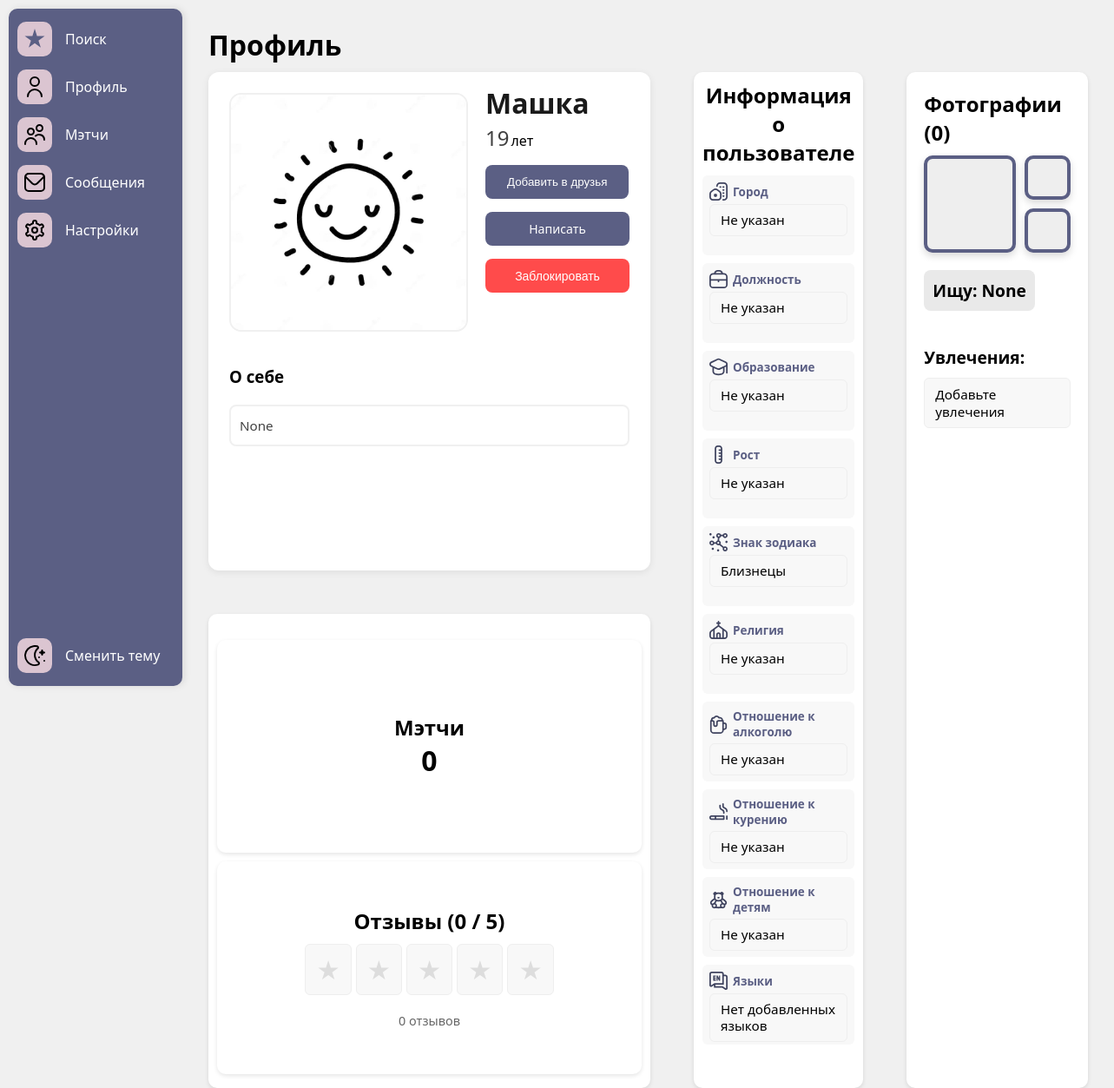
Page /profile/6/ (signed in) on the earlier database version.
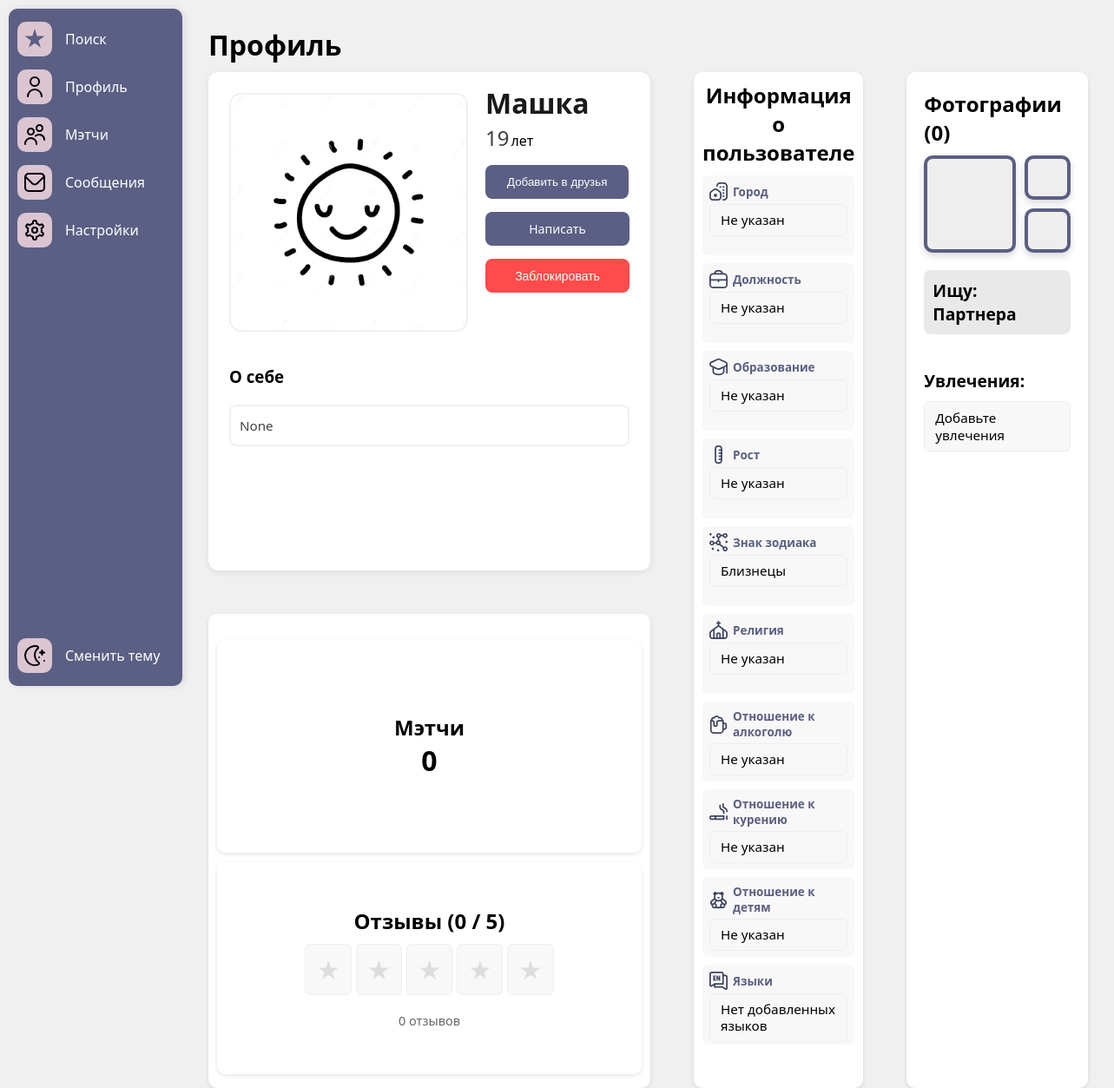
Same page on the later database version.
### authuser/models.py (models this page shows, shortened)
class User(AbstractBaseUser, PermissionsMixin): #Сам юзер
    full_name = models.CharField(max_length=100)
    email = models.EmailField(unique=True)
    is_active = models.BooleanField(default=True)
    is_staff = models.BooleanField(default=False)
    is_ai = models.BooleanField(default=False)
    objects = CustomUserManager()
    USERNAME_FIELD = 'email'
    REQUIRED_FIELDS = ['full_name']

class Profile(models.Model): #Профиль с основной инфой, отображающейся в профиле
    user = models.OneToOneField(User, on_delete=models.CASCADE, related_name='profile')
    avatar = models.ImageField(upload_to='avatars/', blank=True, null=True, default='avatars/default_avatar.jpg')
    gender = models.ForeignKey('Gender', on_delete=models.SET_NULL, blank=True, null=True)
    job = models.CharField(max_length=20, blank=True, null=True)
    birth_date = models.DateField(blank=True, null=True)
    bio = models.CharField(max_length=200, blank=True, null=True)
    city = models.ForeignKey('City', on_delete=models.SET_NULL, blank=True, null=True)
    interests = models.ManyToManyField('Interest', blank=True)
    height = models.PositiveIntegerField(blank=True, null=True)
    zodiac_sign = models.ForeignKey('Zodiac', on_delete=models.SET_NULL, blank=True, null=True)
    smoking = models.ForeignKey('Smoking', on_delete=models.SET_NULL, blank=True, null=True)
    alcohol = models.ForeignKey('Alcohol', on_delete=models.SET_NULL, blank=True, null=True)
    religion = models.ForeignKey('Religion', on_delete=models.SET_NULL, blank=True, null=True)
    education = models.ForeignKey('Education', on_delete=models.SET_NULL, blank=True, null=True)
    children = models.ForeignKey('Children', on_delete=models.SET_NULL, blank=True, null=True)
    language = models.ManyToManyField('Language', blank=True, null=True)
    relationship = models.ForeignKey('Relationship', on_delete=models.SET_NULL, blank=True, null=True)
    @property
    def age(self):
        if not self.birth_date:
            return None
        today = date.today()
        born = self.birth_date
        return today.year - born.year - ((today.month, today.day) < (born.month, born.day))

class Zodiac(models.Model):
    name = models.CharField(max_length=20, unique=True)
    def __str__(self):
        return self.name

class Relationship(models.Model):
    name = models.CharField(max_length=20, unique=True)
    def __str__(self):
        return self.name

### compatibility/views.py (the view)
# urls.py: path('profile/<int:user_id>/',user_profile, name='user_profile'),
@login_required
def user_profile(request, user_id): #Чужой профиль
    user = request.user
    if user.id == user_id: #Если айди наш, то идем на наш профиль
        return redirect('profile')
    user_prof = get_object_or_404(User, id=user_id)
    profile = get_object_or_404(Profile, user=user_prof)
    can_review = not Review.objects.filter(author=user, receiver=user_prof).exists() #Писал ли отзыв до
    reviews = Review.objects.filter(receiver=user_prof).select_related('author__profile') #Отзывы на странице
    avg_rating = reviews.aggregate(Avg('rating'))['rating__avg'] or 0 #Рейтинг
    friendship = Friendship.objects.filter(
        (Q(from_user=user, to_user=user_prof) | Q(from_user=user_prof, to_user=user)),
        status__in=['pending', 'accepted']
    ).first()
    friendship_status = friendship.status if friendship else 'none' #Проверка дружбы
    is_request_sent = friendship.from_user == user if friendship else False #Отправлен ли запрос
    friendship_id = friendship.id if friendship else None #айди дружбы. Нужно в хтмл
    if request.method == 'POST' and 'submit_review' in request.POST: #Оставляем отзыв
        form = ReviewForm(request.POST)
        if form.is_valid() and can_review:
            review = form.save(commit=False)
            review.author = user
            review.receiver = user_prof
            review.save()
            return redirect('user_profile', user_id=user_id)
    else:
        form = ReviewForm()
    context = {
        'profile': profile,
        'user': user_prof,
        'reviews': reviews,
        'avg_rating': round(avg_rating, 1),
        'review_form': form,
        'can_review': can_review,
        'friendship_status': friendship_status,
        'is_request_sent': is_request_sent,
        'friendship_id': friendship_id,
        'is_blocked': Block.objects.filter(blocker=user, blocked=user_prof).exists(),
        'is_blocked_by_user': Block.objects.filter(blocker=user_prof, blocked=user).exists(),
    }
    return render(request, 'user_profile.html', context)

### templates/user_profile.html (shortened to what the changed rows need)
{% extends 'base.html' %}
{% load static %}
{% block extra_css %}
<link rel="stylesheet" href="{% static 'css/profile_style.css' %}">
{% endblock %}
{% block content %}
{% if is_blocked_by_user %}
<div style="text-align: center; padding: 50px;">
    <h2>🚫 Вы заблокированы пользователем {{ user.full_name }}</h2>
    <p>Просмотр профиля недоступен</p>
</div>
{% else %}
<div>
    <h1 style="margin-bottom: 10px;">Профиль</h1>
</div>
<div class="stats">
    <div class="profile-card">
        <div class="profile-header">
            <div class="avatar-wrapper">
                <img class="avatar"
                     src="{{ user.profile.avatar.url }}"
                     alt="Profile photo"
                     onclick="openPhotoPreview(this.src)">
            </div>
            <div class="profile-meta">
                <div class="name-age-group">
                    <h1 class="user-name">
                        {{ user.full_name }}
                    </h1>
                    {% if user.profile.age %}
                    <div class="age-display">
                        <span class="age-value">{{ user.profile.age }}</span>
                        <span class="age-label">лет</span>
                    </div>
                    {% endif %}
                    {% if user.id != request.user.id %}
                        {% if friendship_status == 'accepted' %}
                            <form action="{% url 'remove_friend' user.id %}" method="post">
                                {% csrf_token %}
                                <button style="margin-top: 15px;" class="btn btn-danger">Удалить из друзей</button>
                            </form>
                        {% else %}
                            <form action="{% url 'send_friend_request' user.id %}" method="post">
                                <button style="margin-top: 15px;" class="btn btn-primary">Добавить в друзья</button>
                            </form>
                        {% endif %}
                    {% endif %}
                    <div class="actions-group right">
                        <a href="{% url 'messenger_detail' user.id %}"
                           class="btn btn-primary message-btn"
                           style="font-weight: 400; font-size: 14px; height: 39px; display: inline-flex; align-items: center; justify-content: center; padding: 0 30px; margin-top: 15px; width: 166px; margin-right: auto;">
                            Написать
                        </a>
                    </div>
                    <div class="block-section">
                        {% if request.user != user %}
                        {% if is_blocked %}
                        <form action="{% url 'unblock_user' user.id %}" method="post">
                            {% csrf_token %}
                            <button style="font-weight: 400; font-size: 14px; height: 39px; display: inline-flex;  align-items: center; justify-content: center; padding: 0 30px; margin-top: 15px; width: 166px;" class="btn btn-dark">Разблокировать</button>
                        </form>
                        {% else %}
                        <form action="{% url 'block_user' user.id %}" method="post">
                            <button style="font-weight: 400; font-size: 14px; height: 39px; display: inline-flex;  align-items: center; justify-content: center; padding: 0 30px; margin-top: 15px; width: 166px;" class="btn btn-danger">Заблокировать</button>
                        </form>
                        {% endif %}
                        {% endif %}
                    </div>
                </div>
            </div>
        </div>
        <div class="bio-section">
            <h3 class="section-title">О себе</h3>
            <div class="bio-frame">
                <p class="bio-text">{{ user.profile.bio }}</p>
            </div>
        </div>
    </div>
    <div class="stat-box animate rectangle-box skip-box">
        <h2 style="text-align: center; margin-bottom: 10px;">Информация о пользователе</h2>
        <div class="info-item">
            <div class="info-header">
                <img src="{% static 'icons/city.svg' %}" class="info-icon" alt="Город">
                <h3 class="info-title">Город</h3>
            </div>
            <span class="info-content">
                {{ user.profile.city|default:"Не указан" }}
            </span>
        </div>
        <div class="info-item">
            <div class="info-header">
                <img src="{% static 'icons/job.svg' %}" class="info-icon" alt="Должность">
                <h3 class="info-title">Должность</h3>
            </div>
            <span class="info-content">
                {{ user.profile.job|default:"Не указан" }}
            </span>
        </div>
        <div class="info-item">
            <div class="info-header">
                <img src="{% static 'icons/education.svg' %}" class="info-icon" alt="Образование">
                <h3 class="info-title">Образование</h3>
            </div>
            <span class="info-content">
                {{ user.profile.education|default:"Не указан" }}
            </span>
        </div>
        <div class="info-item">
            <div class="info-header">
                <img src="{% static 'icons/height.svg' %}" class="info-icon" alt="Рост">
                <h3 class="info-title">Рост</h3>
            </div>
            <span class="info-content">
                {{ user.profile.height|default:"Не указан" }}
            </span>
        </div>
        <div class="info-item">
            <div class="info-header">
                <img src="{% static 'icons/zodiac_sign.svg' %}" class="info-icon" alt="Знак_зодиака">
                <h3 class="info-title">Знак зодиака</h3>
            </div>
            <span class="info-content">
                {{ user.profile.zodiac_sign|default:"Не указан" }}
            </span>
        </div>
        <div class="info-item">
            <div class="info-header">
                <img src="{% static 'icons/religion.svg' %}" class="info-icon" alt="Религия">
                <h3 class="info-title">Религия</h3>
            </div>
            <span class="info-content">
                {{ user.profile.religion|default:"Не указан" }}
            </span>
        </div>
        <div class="info-item">
            <div class="info-header">
                <img src="{% static 'icons/alcohol.svg' %}" class="info-icon" alt="Отношение_к_алкоголю">
                <h3 class="info-title">Отношение к алкоголю</h3>
            </div>
            <span class="info-content">
                {{ user.profile.alcohol|default:"Не указан" }}
            </span>
        </div>
        <div class="info-item">
            <div class="info-header">
                <img src="{% static 'icons/smoking.svg' %}" class="info-icon" alt="Отношение_к_курению">
                <h3 class="info-title">Отношение к курению</h3>
            </div>
            <span class="info-content">
                {{ user.profile.smoking|default:"Не указан" }}
            </span>
        </div>
        <div class="info-item">
            <div class="info-header">
                <img src="{% static 'icons/children.svg' %}" class="info-icon" alt="Отношение_к_детям">
                <h3 class="info-title">Отношение к детям</h3>
            </div>
            <span class="info-content">
                {{ user.profile.children|default:"Не указан" }}
            </span>
        </div>
        <div class="info-item">
            <div class="info-header">
                <img src="{% static 'icons/language.svg' %}" class="info-icon" alt="Языки">
                <h3 class="info-title">Языки</h3>
            </div>
            <span class="info-content">
                {% for lang in profile.language.all %}
                {{ lang.name }}{% if not forloop.last %}, {% endif %}
                {% empty %}
                Нет добавленных языков
                {% endfor %}
            </span>
        </div>
    </div>
    <div class="stat-box animate rectangle-box skip-box dlc-block">
        <div class="photos-section">
            <h2>Фотографии ({{ profile.photos.count }})</h2>
            <div class="photos-container">
                {% for photo in profile.photos.all|dictsortreversed:"uploaded_at"|slice:":3" %}
                <div class="{% if forloop.first %}large-photo{% else %}small-photo{% endif %} photo-wrapper">
                    {% if forloop.last and profile.photos.count > 3 %}
                    <div class="blur-container">
                        <img src="{{ photo.image.url }}" class="photo-image" onclick="openPhotoPreview(this.src)">
                    </div>
                    <div class="overlay" onclick="openPhotoModal()">
                        <span class="plus-icon">+{{ profile.photos.count|add:"-2" }}</span>
                    </div>
                    {% else %}
                    <img src="{{ photo.image.url }}" class="photo-image" onclick="openPhotoPreview(this.src)">
                    {% endif %}
                </div>
                {% empty %}
                <div class="large-photo photo-wrapper"></div>
                <div class="small-photo photo-wrapper"></div>
                <div class="small-photo photo-wrapper"></div>
                {% endfor %}
            </div>
        </div>
        <div class="looking-for">
            <h2>Ищу: {{ user.profile.relationship }}</h2>
        </div>
        <div class="hobbies">
            <h2>Увлечения:</h2>
            <div class="hobbies-grid">
                {% for interest in profile.interests.all %}
                <div class="hobby-tile">
                    <img src="{{ interest.image.url }}" alt="{{ interest.name }}" class="hobby-img">
                    <span>{{ interest.name }}</span>
                </div>
                {% empty %}
                <span>Добавьте увлечения</span>
                {% endfor %}
            </div>
        </div>
    </div>
    <div class="stat-box animate min-box" onclick="openReviewsModal()" style="cursor: pointer">
        <div class="three-squares">
            <div class="square">
                <div>
                    <h2>Мэтчи</h2>
                    <p class="count">0</p>
                </div>
            </div>
            <div class="square">
                <div class="reviews-summary">
                    <h2>Отзывы ({{ avg_rating }} / 5)</h2>
                    <div class="rating-stars-big" style="display: flex; gap: 5px; justify-content: center; flex-wrap: nowrap;">
                        {% for _ in "12345" %}
                        <span class="star{% if forloop.counter <= avg_rating %} filled{% endif %}"
                              style="display: inline-block; float: none !important;">★</span>
                        {% endfor %}
                    </div>
                    <p class="total-reviews">{{ reviews.count }} отзывов</p>
                </div>
            </div>
        </div>
    </div>
</div>
{% endif %}
{% endblock %}

Differences in the rows shown:
changed User "Машка": profile.relationship "None" → "Партнера"
